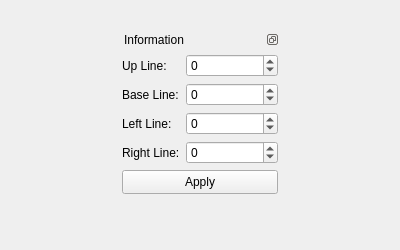
<?xml version="1.0" encoding="UTF-8"?>
<ui version="4.0">
 <class>FontEditorViewClass</class>
 <widget class="QWidget" name="FontEditorViewClass">
  <property name="geometry">
   <rect>
    <x>0</x>
    <y>0</y>
    <width>400</width>
    <height>250</height>
   </rect>
  </property>
  <property name="windowTitle">
   <string>Font editor</string>
  </property>
  <property name="autoFillBackground">
   <bool>true</bool>
  </property>
  <layout class="QGridLayout" name="gridLayout">
   <item row="0" column="0">
    <layout class="QVBoxLayout" name="mainLayout"/>
   </item>
   <item row="1" column="0">
    <widget class="QDockWidget" name="dockWidget">
     <property name="minimumSize">
      <size>
       <width>160</width>
       <height>190</height>
      </size>
     </property>
     <property name="maximumSize">
      <size>
       <width>160</width>
       <height>190</height>
      </size>
     </property>
     <property name="floating">
      <bool>false</bool>
     </property>
     <property name="features">
      <set>QDockWidget::DockWidgetFloatable|QDockWidget::DockWidgetMovable</set>
     </property>
     <property name="windowTitle">
      <string>Information</string>
     </property>
     <widget class="QWidget" name="dockWidgetContents">
      <layout class="QVBoxLayout" name="verticalLayout">
       <property name="leftMargin">
        <number>2</number>
       </property>
       <property name="topMargin">
        <number>5</number>
       </property>
       <property name="rightMargin">
        <number>2</number>
       </property>
       <property name="bottomMargin">
        <number>5</number>
       </property>
       <item>
        <layout class="QFormLayout" name="formLayout">
         <property name="fieldGrowthPolicy">
          <enum>QFormLayout::AllNonFixedFieldsGrow</enum>
         </property>
         <item row="0" column="0">
          <widget class="QLabel" name="upLineLabel">
           <property name="text">
            <string>Up Line:</string>
           </property>
          </widget>
         </item>
         <item row="0" column="1">
          <widget class="QSpinBox" name="upLineSpinBox">
           <property name="minimum">
            <number>-10000</number>
           </property>
           <property name="maximum">
            <number>10000</number>
           </property>
          </widget>
         </item>
         <item row="1" column="0">
          <widget class="QLabel" name="baseLineLabel">
           <property name="text">
            <string>Base Line:</string>
           </property>
          </widget>
         </item>
         <item row="1" column="1">
          <widget class="QSpinBox" name="baseLineSpinBox">
           <property name="minimum">
            <number>-10000</number>
           </property>
           <property name="maximum">
            <number>10000</number>
           </property>
          </widget>
         </item>
         <item row="2" column="0">
          <widget class="QLabel" name="leftLineLabel">
           <property name="text">
            <string>Left Line:</string>
           </property>
          </widget>
         </item>
         <item row="2" column="1">
          <widget class="QSpinBox" name="leftLineSpinBox">
           <property name="layoutDirection">
            <enum>Qt::LeftToRight</enum>
           </property>
           <property name="autoFillBackground">
            <bool>false</bool>
           </property>
           <property name="buttonSymbols">
            <enum>QAbstractSpinBox::UpDownArrows</enum>
           </property>
           <property name="minimum">
            <number>-10000</number>
           </property>
           <property name="maximum">
            <number>10000</number>
           </property>
          </widget>
         </item>
         <item row="3" column="0">
          <widget class="QLabel" name="rightLineLabel">
           <property name="text">
            <string>Right Line:</string>
           </property>
          </widget>
         </item>
         <item row="3" column="1">
          <widget class="QSpinBox" name="rightLineSpinBox">
           <property name="minimum">
            <number>-10000</number>
           </property>
           <property name="maximum">
            <number>10000</number>
           </property>
          </widget>
         </item>
         <item row="4" column="0" colspan="2">
          <widget class="QPushButton" name="saveButton">
           <property name="minimumSize">
            <size>
             <width>0</width>
             <height>24</height>
            </size>
           </property>
           <property name="text">
            <string>Apply</string>
           </property>
          </widget>
         </item>
        </layout>
       </item>
      </layout>
     </widget>
    </widget>
   </item>
  </layout>
 </widget>
 <layoutdefault spacing="6" margin="11"/>
 <resources/>
 <connections/>
</ui>
